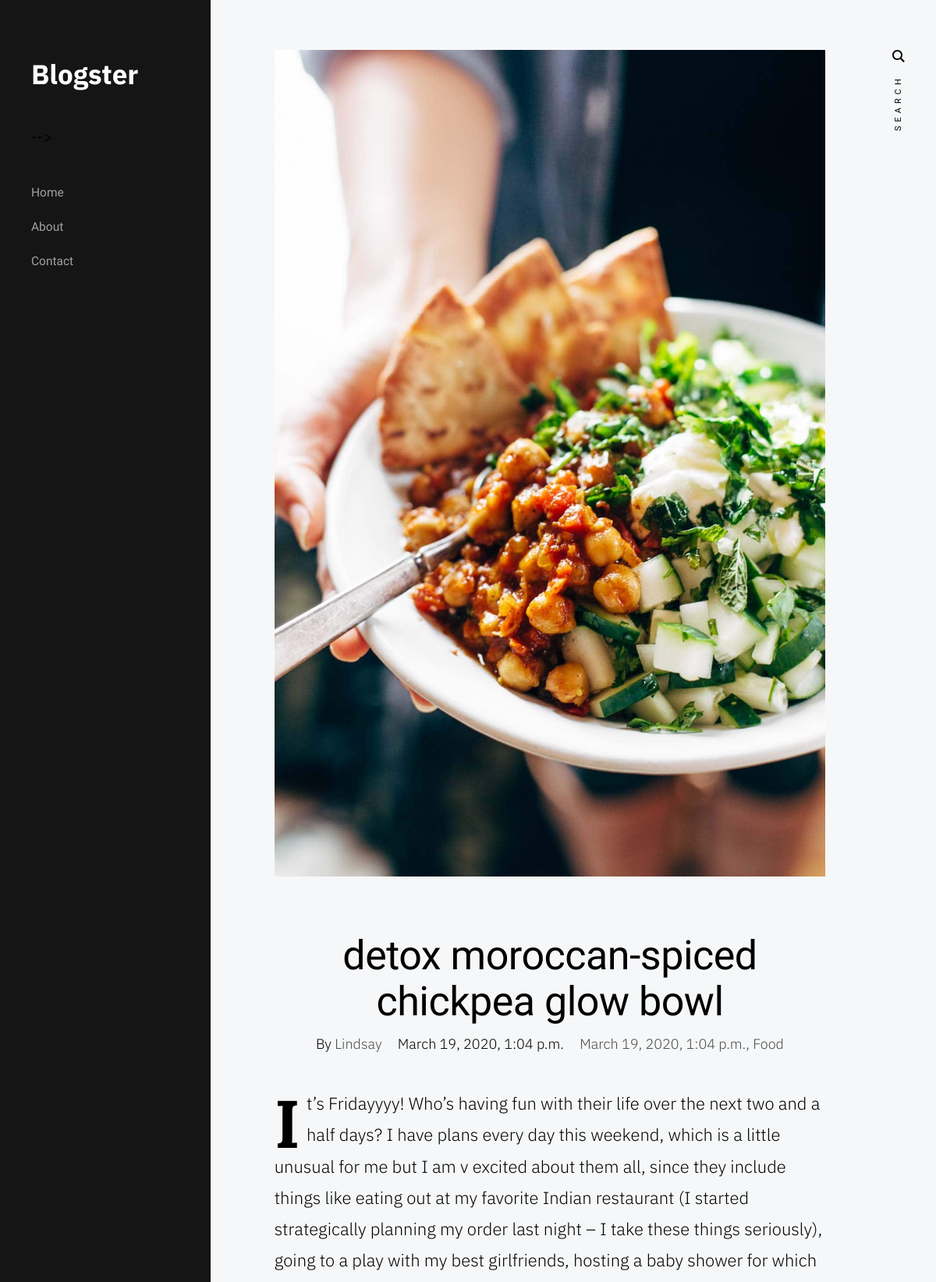
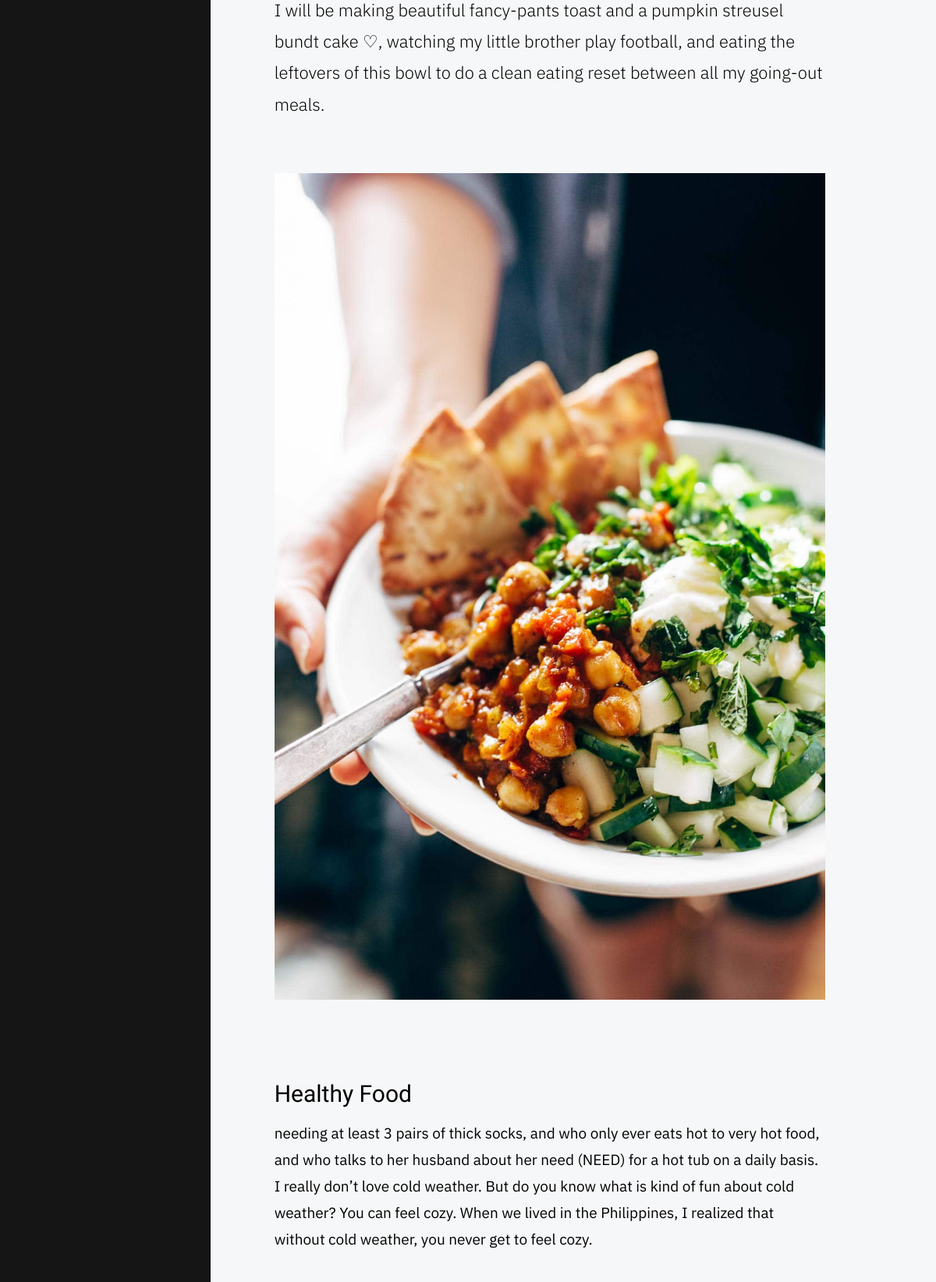
The app's page /food1/ (upper part) with its own data (2 pictures, top to bottom).
### blog/models.py (models this page shows, shortened)
class Post(models.Model):
    CATEGORY_CHOICES = (
        ('Technology','Technology'),
        ('Food','Food'),
        ('Travel','Travel'),
        ('Health','Health'),
        ('Lifestyle','Lifestyle'),
    )
    cover = models.FileField(default='') #photo
    cover2 = models.FileField(default='')
    title = models.CharField(max_length=2000,default='')
    slug = models.SlugField(default='')
    author = models.CharField(max_length=2000,default='')
    text = models.TextField(default='')
    text_2 = models.TextField(default='')
    quote = models.CharField(max_length=2000,default='')
    quote_name = models.CharField(max_length=2000,default='')
    l_heading = models.CharField(max_length=2000,default='')
    l_heading_text = models.CharField(max_length=2000,default='')
    s_heading = models.CharField(max_length=2000,default='')
    s_heading_text = models.CharField(max_length=2000,default='')
    category = models.CharField(max_length=2000,choices=CATEGORY_CHOICES)
    created_date = models.DateTimeField(default='')
    tag_1 = models.CharField(max_length=2000,default='')
    tag_2 = models.CharField(max_length=2000,default='')
    tag_3 = models.CharField(max_length=2000,default='')
    class Meta:
        ordering =['-created_date']

### blog/views.py (the view)
# urls.py: path('<slug:slug>/',PostDetailView.as_view(),name='post_detail'),
class PostDetailView(DetailView):
    model = Post
    template_name ='post_detail.html'

### templates/post_detail.html (shortened to what this page needs)
{% extends 'base.html'%}
{% block content %}
        <div class="s-content content">
            <main class="row content__page">
                <article class="column large-full entry format-standard">
                    <div class="media-wrap  entry__media">
                        <div class="entry__post-thumb">
                            <img src="{{post.cover.url}}">
                        </div>
                    </div>
                    <div class="content__page-header entry__header">
                        <h1 class="display-1 entry__title">
                        {{post.title}}
                        </h1>
                        <ul class="entry__header-meta">
                            <li class="author">By <a href="#0">{{post.author}}</a></li>
                            <li class="date">{{object.created_date}}</li>
                            <li class="cat-links">
                                <a href="#0">{{object.created_date}}</a><a href="#0">{{object.category}}</a>
                            </li>
                        </ul>
                    </div>
                    <div class="entry__content">
                        <p class="lead drop-cap">
                            {{object.text}}
                        </p>
                        <p>
                        <img src="{{post.cover.url}}">
                        </p>
                        <h2>{{object.l_heading}}</h2>
                        <p>
                            {{object.l_heading_text}}
                        </p>
                    </div>
                </article>
{% endblock content %}

### static/css/base.css (style rules this page uses)
html { line-height: 1.15; -webkit-text-size-adjust: 100%; }
body { margin: 0; }
main { display: block; }
h1 { font-size: 2em; margin: 0.67em 0; }
a { background-color: transparent; }
img { border-style: none; }
html { font-size: 62.5%; box-sizing: border-box; }
*, *::before, *::after { box-sizing: inherit; }
body { font-weight: normal; line-height: 1; word-wrap: break-word; -moz-font-smoothing: grayscale; -moz-osx-font-smoothing: grayscale; -webkit-font-smoothing: antialiased; -webkit-overflow-scrolling: touch; -webkit-text-size-adjust: none; }
svg, img, video embed, iframe, object { max-width: 100%; height: auto; }
div, dl, dt, dd, ul, ol, li, h1, h2, h3, h4, h5, h6, pre, form, p, blockquote, th, td { margin: 0; padding: 0; }
p { font-size: inherit; text-rendering: optimizeLegibility; }
ol, ul { list-style: none; }
li { display: block; }
a { text-decoration: none; line-height: inherit; }
.row { width: 89%; max-width: 1200px; margin: 0 auto; display: -ms-flexbox; display: -webkit-flex; display: flex; -webkit-flex-flow: row wrap; -ms-flex-flow: row wrap; flex-flow: row wrap; }
.column { -webkit-flex: 1 1 0%; -ms-flex: 1 1 0%; flex: 1 1 0%; padding: 0 20px; }
.large-12, .large-full { -webkit-flex: 0 0 100%; -ms-flex: 0 0 100%; flex: 0 0 100%; max-width: 100%; }
@media screen and (max-width:1200px) { .column { padding: 0 16px; } }

### static/css/main.css (style rules this page uses)
html { font-size: 10px; }
html, body { height: 100%; }
body { background: #f6f7f8; font-family: "IBM Plex Sans", sans-serif; font-size: 1.9rem; font-style: normal; font-weight: normal; line-height: 1.789; color: #000000; margin: 0; padding: 0; }
a { color: #33998a; transition: all 0.3s ease-in-out; }
h1, h2, h3, h4, h5, h6, .h1, .h2, .h3, .h4, .h5, .h6 { font-family: "Heebo", sans-serif; font-weight: 500; font-style: normal; color: #000000; font-variant-ligatures: common-ligatures; text-rendering: optimizeLegibility; }
h1, .h1, h2, .h2, h3, .h3, h4, .h4 { margin-top: 6rem; margin-bottom: 1.6rem; }
h1, .h1 { font-size: 3.6rem; line-height: 1.222; }
h2, .h2 { font-size: 3rem; line-height: 1.2; }
p img { margin: 0; }
p.lead { font-family: "IBM Plex Sans", sans-serif; font-weight: 300; font-size: 2.4rem; line-height: 1.833; margin-bottom: 3.6rem; color: #000000; }
@media screen and (max-width:1200px) { p.lead { font-size: 2.2rem; } }
ul { list-style: disc; }
li { display: list-item; }
ol, ul { margin-left: 1.6rem; }
ul li { padding-left: 0.4rem; }
input, textarea, select, pre, blockquote, figure, table, p, ul, ol, dl, form, .video-container, .ss-custom-select { margin-bottom: 3.2rem; }
::placeholder { color: #8c8c8c; }
.drop-cap:first-letter { float: left; margin: 0; padding: 1.6rem 0.8rem 0 0; font-family: "Lora", serif; font-weight: 700; font-size: 8.6rem; line-height: 6rem; text-indent: 0; background: transparent; color: #000000; }
.display-1 { font-size: 5.6rem; line-height: 1.143; letter-spacing: -0.05rem; margin-top: 0; margin-bottom: 0.8rem; }
.media-wrap { margin-bottom: 7.2rem; }
.media-wrap img, .media-wrap .video-container { vertical-align: bottom; margin-top: 0 !important; margin-bottom: 0 !important; }
@media screen and (max-width:1400px) { .display-1 { font-size: 5.2rem; } }
.s-content, .s-footer { padding-left: 330px; padding-right: 100px; max-width: 2140px; }
.s-content { padding-top: 6.4rem; }
.content__page { max-width: 900px; padding-bottom: 12rem; }
.content__page img { margin-top: 3.2rem; margin-bottom: 3.2rem; }
.content__page-header { text-align: center; margin-bottom: 4rem; }
@media screen and (max-width:1600px) { .s-content, .s-footer { padding-left: 320px; } }
@media screen and (max-width:1200px) { .s-content, .s-footer { padding-left: 290px; padding-right: 80px; } }
.entry__media, .entry__post-thumb { position: relative; }
.entry__header-meta { list-style: none; font-size: 1.8rem; font-weight: 300; line-height: 1.778; margin-left: 0; color: #000000; }
.entry__header-meta li { display: inline-block; padding-left: 0; margin: 0 0.8rem; }
.entry__header-meta a { color: rgba(0, 0, 0, 0.7); }
.entry__header-meta .cat-links a::after { content: ", "; }
.entry__header-meta .cat-links a:last-child::after { display: none; }

### records on screen
Post: cover (picture), title "detox moroccan-spiced chickpea glow bowl", author "Lindsay", created_date "March 19, 2020, 1:04 p.m.", category "Food", text "It’s Fridayyyy! Who’s having fun with their life over the next two and a half days? I have plans every day this weekend, which is a little unusual for me but I am v excited about them all, since they include things like eating out at my favorite Indian restaurant (I started strategically planning my order last night – I take these things seriously), going to a play with my best girlfriends, hosting a baby shower for which I will be making beautiful fancy-pants toast and a pumpkin streusel bundt cake ♡, watching my little brother play football, and eating the leftovers of this bowl to do a clean eating reset between all my going-out meals.", l_heading "Healthy Food", l_heading_text "needing at least 3 pairs of thick socks, and who only ever eats hot to very hot food, and who talks to her husband about her need (NEED) for a hot tub on a daily basis. I really don’t love cold weather. But do you know what is kind of fun about cold weather? You can feel cozy. When we lived in the Philippines, I realized that without cold weather, you never get to feel cozy."
